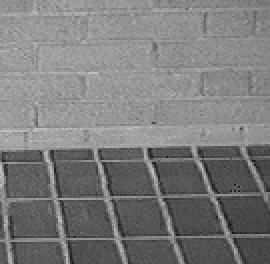
%> input picture DIP_作业/DIP/数字图像处理/数字图像处理/大作业/Chapter2_1.pgm, 135 x 132 px (shown 2 times larger)
$ octave Chapter2_1.m   (GNU Octave 9; MATLAB toolbox functions it lacks are replaced by stand-ins)
%> lines starting %> are read from the running program, lines starting %| are printed output that depends on the picture
clc;clear;
img  = imread('Chapter2_1.pgm');
%> img is the input picture: size 132x135 uint8; min 31, max 189, mean 123.6

% 最邻近
img_15 = imrotate(img,-15,'nearest');
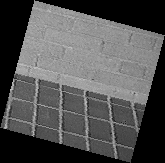
%> img_15: size 163x165 uint8; min 0, max 189, mean 81.9
imshow(img_15);
img_ = imrotate(img_15,-345,'nearest');
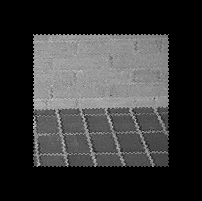
%> img_: size 201x202 uint8; min 0, max 189, mean 54.3
[r,c] = size(img_);
%> r = 201; c = 202

cut_r=0;
cut_c=0;
flag=0;
for i =1:r
    if flag ==0
        for j=1:c
            if img_(i,j) == img(1,1)
               %  fprintf( " %d,%d",i,j);
                % 找到第一个像素点在当前矩阵中的位置
                cut_r=i;
                cut_c=j;
                flag=1;
                break;
            end
        end
    else
        break;
    end
end
%> after the loop, cut_c = 34; cut_r = 35; flag = 1

% 对旋转回原位的图像进行裁剪
img_ =img_(cut_r:166,cut_c:168);
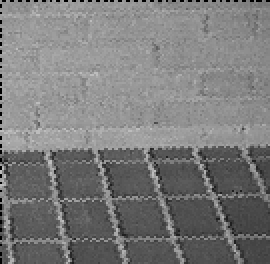
%> img_: size 132x135 uint8 (shown 2 times larger); min 0, max 189, mean 122.9
imshow(img_);
subtract_img_img_ = img - img_;
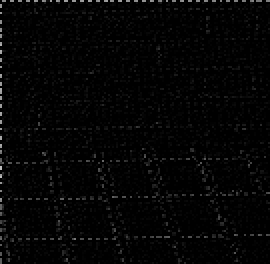
%> subtract_img_img_: size 132x135 uint8 (shown 2 times larger); min 0, max 189, mean 4.9

subplot(131);
imshow(img);
title(' 原图 ','fontSize',18);

subplot(132);
imshow(img_15);
title(' 顺时针转15度 ','fontSize',18);

subplot(133);
imshow(img_);
title(' 顺时针转回原位 ','fontSize',18);
figure();
imshow(subtract_img_img_);
title(' 原图减去旋转后图像 ','fontSize',18);
mean ( mean(img_) )
%> ans = 122.9
mean ( mean(img)  )
%> ans = 123.6

figure();
imhist(img_);
title(' 旋转后 ','fontSize',18);
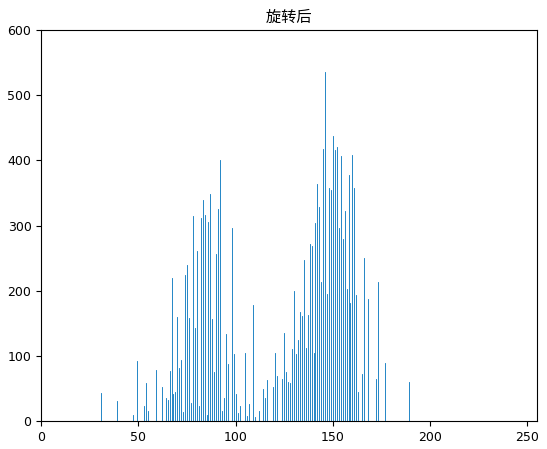
%> figure redrawn from the program's plot data; highest point at x = 146, y = 535

figure()
imhist(img);
title(' 原图 ','fontSize',18);
%> figure, not shown here; highest point at x = 146, y = 540


% [59 lines of commented-out code are left out]
